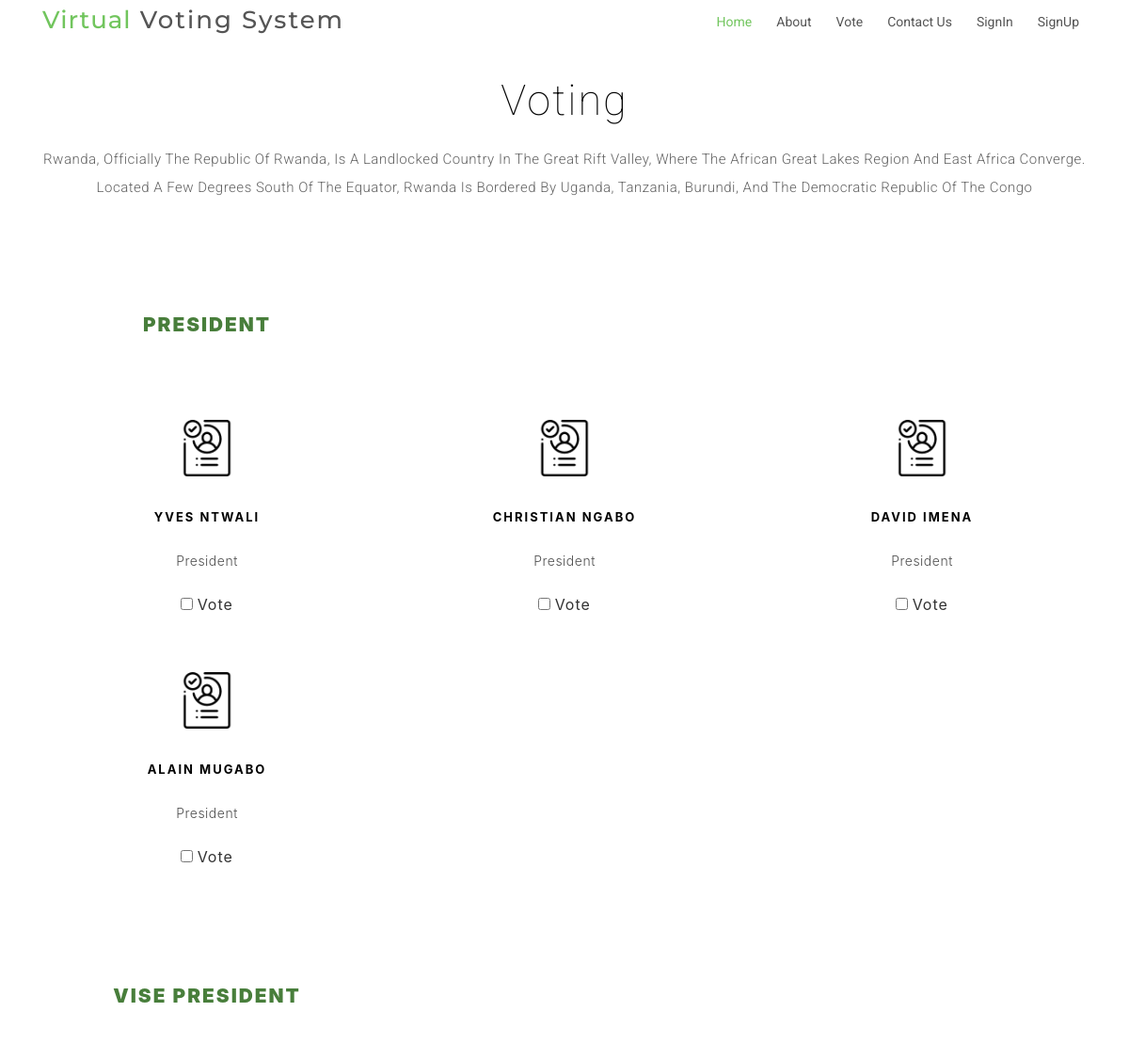
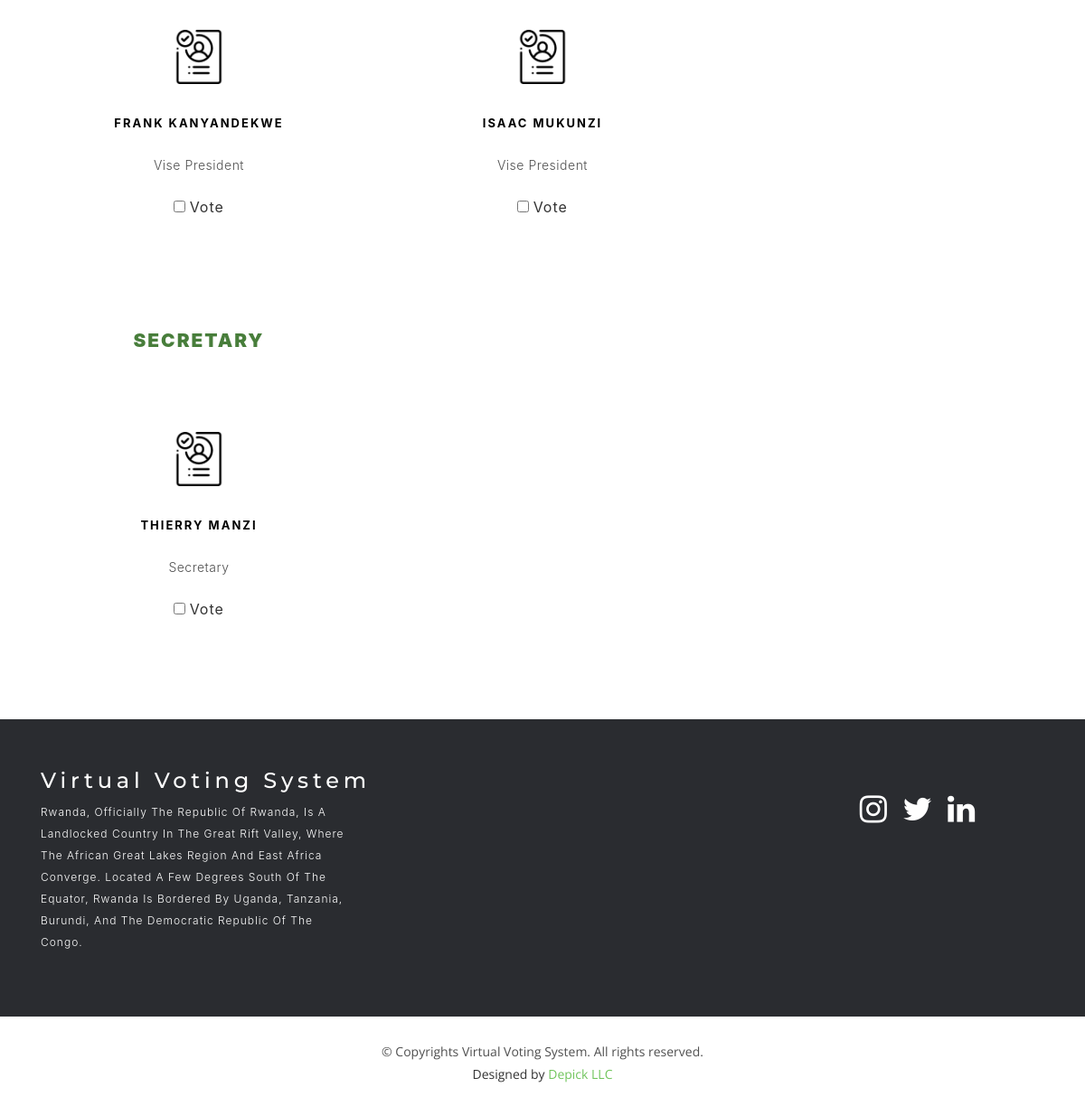
The page /__vote.php on the database its author committed (2 pictures, top to bottom).
### tables this page shows
CREATE TABLE `position` (
  `id` int(11) NOT NULL,
  `name` varchar(400) DEFAULT NULL,
  `deleted_at` varchar(400) DEFAULT NULL,
  `updated_at` varchar(400) DEFAULT NULL,
  `created_at` varchar(400) DEFAULT NULL
);

CREATE TABLE `candidates` (
  `id` int(11) NOT NULL,
  `candidate_name` varchar(200) DEFAULT NULL,
  `candidate_position` varchar(200) DEFAULT NULL,
  `candidate_position_name` varchar(200) DEFAULT NULL,
  `created_at` varchar(200) DEFAULT NULL,
  `updated_at` varchar(200) DEFAULT NULL,
  `deleted_at` varchar(200) DEFAULT NULL
);

### __vote.php (the view, shortened to what this page needs)
<?php include('header.php') ?>
  <section id="get-started" class="padd-section text-center wow fadeInUp">
    <div class="container">
      <div class="section-title text-center">
        <h2>Voting</h2>
        <p class="separator">Rwanda, officially the Republic of Rwanda, is a landlocked country in the Great Rift Valley, where the African Great Lakes region and East Africa converge. Located a few degrees south of the Equator, Rwanda is bordered by Uganda, Tanzania, Burundi, and the Democratic Republic of the Congo</p>
      </div>
    </div>
    <div class="container">
        <?php
          $get_position = $connection->query("SELECT * FROM position");
          while ($positions=mysqli_fetch_array($get_position)) {
        ?>
          <div class="row" style="margin-top: 5%">
            <div class="col-md-6 col-lg-4">
              <div class="feature-block">
                <h4 style="font-weight: 900;font-size: 1.3em;color: #487e3b"><?php echo $positions['name']; ?></h4>
              </div>
            </div>
          </div>
          <div class="row">
            <?php
              $position_id = $positions['id'];
              $get_position_candidates = $connection->query("SELECT * FROM candidates WHERE candidate_position ='$position_id' ");
              while ($candidates_info=mysqli_fetch_array($get_position_candidates)) {
           ?>
              <div class="col-md-6 col-lg-4">
                <div class="feature-block">
                  <img src="img/svg/approved.png" alt="img" class="img-fluid">
                  <h4><?php echo $candidates_info['candidate_name']; ?></h4>
                  <p><?php echo $positions['name']; ?></p>
                  <input type="checkbox" name="">
                  <span>Vote</span>
                </div>
              </div>
            <?php } ?>
          </div>
        <?php
          }
        ?>
    </div>
  </section>
<?php include('footer.php')  ?>

### header.php (shortened to what this page needs)
<?php
  $file_name=explode('/',$_SERVER['REQUEST_URI']);
  if (isset($file_name[2])) {
    $file_name=$file_name[2];
  }
  else{
    $file_name='index.php';
  }
?>
<!DOCTYPE html>
<html lang="en">
<head>
  <link href="lib/bootstrap/css/bootstrap.min.css" rel="stylesheet">
  <link href="lib/owlcarousel/assets/owl.carousel.min.css" rel="stylesheet">
  <link href="lib/owlcarousel/assets/owl.theme.default.min.css" rel="stylesheet">
  <link href="lib/font-awesome/css/font-awesome.min.css" rel="stylesheet">
  <link href="lib/animate/animate.min.css" rel="stylesheet">
  <link href="lib/modal-video/css/modal-video.min.css" rel="stylesheet">
  <link href="css/style.css" rel="stylesheet">
</head>
<body>
  <header id="header" class="header header-hide">
    <div class="container">
      <div id="logo" class="pull-left">
        <h1><a href="#body" class="scrollto" style="font-family: 'Montserrat', sans-serif;"><span>Virtual</span> Voting System</a></h1>
      </div>
      <nav id="nav-menu-container">
        <ul class="nav-menu">
          <li <?php if ($file_name == 'index.php') { echo 'class="menu-active"';} ?> ><a href="index.php">Home</a></li>
          <li <?php if ($file_name == 'about.php') { echo 'class="menu-active"';} ?> ><a href="about.php">About</a></li>
          <li <?php if ($file_name == 'vote.php') { echo 'class="menu-active"';} ?> ><a href="vote.php">Vote</a></li>
          <li <?php if ($file_name == 'contactus.php') { echo 'class="menu-active"';} ?> ><a href="contactus.php">Contact us</a></li>
          <li <?php if ($file_name == 'signin.php') { echo 'class="menu-active"';} ?> ><a href="signin.php">SignIn</a></li>
          <li <?php if ($file_name == 'signup.php') { echo 'class="menu-active"';} ?> ><a href="signup.php">SignUp</a></li>
        </ul>
      </nav>
    </div>
  </header>

### footer.php (shortened to what this page needs)
  <footer class="footer">
    <div class="container">
      <div class="row">
        <div class="col-md-12 col-lg-4">
          <div class="footer-logo">
            <a class="navbar-brand" href="#">Virtual Voting System</a>
            <p>Rwanda, Officially The Republic Of Rwanda, Is A Landlocked Country In The Great Rift Valley, Where The African Great Lakes Region And East Africa Converge. Located A Few Degrees South Of The Equator, Rwanda Is Bordered By Uganda, Tanzania, Burundi, And The Democratic Republic Of The Congo.</p>
          </div>
        </div>
        <div class="col-md-12 col-lg-4" style="margin-left: 30%;">
              <div class="btns" style="margin-left: 50%;align-items: center;justify-content: center;margin-top: 2em">
                <a href="#" style="color: white;text-transform: none;text-decoration: none;margin-left: 5%;">
                    <i class="fa fa-instagram" style="font-size:2.2em; "></i>
                </a>
                <a href="#" style="color: white;text-transform: none;text-decoration: none;margin-left: 5%;">
                    <i class="fa fa-twitter" style="font-size:2.2em; "></i>
                </a>
                <a href="#" style="color: white;text-transform: none;text-decoration: none;margin-left: 5%;">
                    <i class="fa fa-linkedin" style="font-size:2.2em; "></i>
                </a>
              </div>
        </div>
        </div>
      </div>
    <div class="copyrights">
      <div class="container">
        <p>&copy; Copyrights Virtual Voting System. All rights reserved.</p>
        <div class="credits">
          Designed by <a href="#">Depick LLC</a>
        </div>
      </div>
    </div>
  </footer>
</body>
</html>

### css/style.css (style rules this page uses)
body { background-color: #fff; color: #333; }
h1, h2, h3, h4, h5, h6 { margin: 0; }
h2 { color: #000; font-weight: 600; }
h4 { color: #000; font-size: 13px; font-weight: 700; letter-spacing: 2px; text-transform: uppercase; line-height: 2; }
a { letter-spacing: 2px; text-decoration: none; }
ul { letter-spacing: 1px; }
li { color: #626262; font-size: 13px; font-weight: 400; letter-spacing: 2px; line-height: 30px; text-transform: capitalize; }
p { color: #505050; font-size: 14px; font-weight: 300; letter-spacing: 0.5px; line-height: 2; margin-bottom: 20px; }
span { letter-spacing: 1px; }
.img-fluid { height: 60px; margin-bottom: 30px; width: 60px; }
.fa { font-size: 13px; }
#header { background: #fff; position: fixed; left: 0; top: 0; right: 0; height: 48px; z-index: 3; transition: all 0.5s ease; }
#header #logo { padding: 6px 0 0 0; }
#header #logo h1 { color: #505050; font-family: 'Montserrat', sans-serif; font-size: 26px; font-weight: 500; letter-spacing: 1px; margin: 0; }
#header #logo h1 a { color: #555; line-height: 1; display: inline-block; text-decoration: none; }
#header #logo h1 a span { color: #71c55d; }
.nav-menu, .nav-menu * { margin: 0; padding: 0; list-style: none; }
.nav-menu li { position: relative; white-space: nowrap; }
.nav-menu > li { float: left; }
#nav-menu-container { float: right; margin: 0 0 0 0; }
.nav-menu a { padding: 8px 8px; text-decoration: none; display: inline-block; color: #555; font-family: "Roboto", sans-serif; font-weight: 400; font-size: 14px; outline: none; letter-spacing: 0; transition: 0.3s; }
.nav-menu li:hover > a, .nav-menu > .menu-active > a { color: #71c55d; }
.nav-menu > li { margin-left: 10px; }
#mobile-nav { position: fixed; top: 0; padding-top: 18px; bottom: 0; z-index: 998; background: rgba(52, 59, 64, 0.9); left: -260px; width: 260px; overflow-y: auto; transition: 0.4s; }
#mobile-nav ul { padding: 0; margin: 0; list-style: none; }
#mobile-nav ul li { position: relative; }
#mobile-nav ul li a { color: #fff; font-size: 14px; overflow: hidden; padding: 6px 22px 6px 15px; position: relative; text-decoration: none; width: 100%; display: block; outline: none; letter-spacing: 0; }
.padd-section { padding-bottom: 80px; padding-top: 80px; }
.section-title { margin-bottom: 80px; }
.section-title h2 { font-family: "Roboto", sans-serif; font-size: 45px; font-weight: 100; letter-spacing: 2px; margin-bottom: 20px; text-transform: capitalize; }
.section-title .separator { margin: 0; }
.separator { color: #626262; font-family: "Roboto", sans-serif; font-size: 15px; font-weight: 300; margin-bottom: 30px; text-transform: capitalize; }
#get-started { display: inline-block; height: 100%; width: 100%; }
#get-started .feature-block { background: #fff none repeat scroll 0 0; padding: 30px 20px; transition: all 0.5s ease-in-out 0s; }
#get-started .feature-block h4 { margin-bottom: 20px; }
#get-started .feature-block p { margin-bottom: 20px; }
.footer { background: #2a2c30; padding-top: 50px; }
.footer .footer-logo .navbar-brand { color: #fff; display: inline-block; float: none; font-family: 'Montserrat', sans-serif; font-size: 24px; font-weight: 500; height: 100%; letter-spacing: 0.2em; padding-left: 0; padding-top: 0; }
.footer .footer-logo p { color: #fff; font-size: 12px; letter-spacing: 1px; }
.footer .copyrights { background: #fff; margin-top: 50px; text-align: center; padding: 25px; }
.footer .copyrights p, .footer .copyrights .credits { margin: 0; padding: 0; font-family: "Open Sans", sans-serif; font-weight: normal; font-size: 14px; letter-spacing: 0; }
.footer .copyrights p a, .footer .copyrights .credits a { letter-spacing: 0; color: #71c55d; }

### rows shown on the page
position: name "PRESIDENT", name "President"
candidates: candidate_name "YVES NTWALI"
candidates: candidate_name "CHRISTIAN NGABO"
candidates: candidate_name "DAVID IMENA"
candidates: candidate_name "ALAIN MUGABO"
position: name "VISE PRESIDENT", name "Vise President"
candidates: candidate_name "FRANK KANYANDEKWE"
candidates: candidate_name "ISAAC MUKUNZI"
position: name "SECRETARY", name "Secretary"
candidates: candidate_name "THIERRY MANZI"
